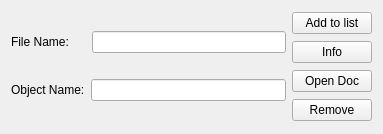
<?xml version="1.0" encoding="UTF-8"?>
<ui version="4.0">
 <class>File_Loader</class>
 <widget class="QFrame" name="File_Loader">
  <property name="geometry">
   <rect>
    <x>0</x>
    <y>0</y>
    <width>383</width>
    <height>134</height>
   </rect>
  </property>
  <property name="windowTitle">
   <string>Frame</string>
  </property>
  <layout class="QHBoxLayout" name="horizontalLayout_3">
   <item>
    <layout class="QVBoxLayout" name="verticalLayout_2">
     <item>
      <layout class="QHBoxLayout" name="horizontalLayout">
       <item>
        <widget class="QLabel" name="label">
         <property name="text">
          <string>File Name:     </string>
         </property>
        </widget>
       </item>
       <item>
        <widget class="QLineEdit" name="File_Name">
         <property name="readOnly">
          <bool>true</bool>
         </property>
        </widget>
       </item>
      </layout>
     </item>
     <item>
      <layout class="QHBoxLayout" name="horizontalLayout_2">
       <item>
        <widget class="QLabel" name="label_2">
         <property name="text">
          <string>Object Name:</string>
         </property>
        </widget>
       </item>
       <item>
        <widget class="QLineEdit" name="Input_Object_Name"/>
       </item>
      </layout>
     </item>
    </layout>
   </item>
   <item>
    <layout class="QVBoxLayout" name="verticalLayout">
     <item>
      <widget class="QPushButton" name="AddList_Btn">
       <property name="text">
        <string>Add to list</string>
       </property>
      </widget>
     </item>
     <item>
      <widget class="QPushButton" name="Metadata_info_btn">
       <property name="text">
        <string>Info</string>
       </property>
      </widget>
     </item>
     <item>
      <widget class="QPushButton" name="Open_File_BTN">
       <property name="text">
        <string>Open Doc</string>
       </property>
      </widget>
     </item>
     <item>
      <widget class="QPushButton" name="Remove_Btn">
       <property name="text">
        <string>Remove</string>
       </property>
      </widget>
     </item>
    </layout>
   </item>
  </layout>
 </widget>
 <resources/>
 <connections/>
</ui>
